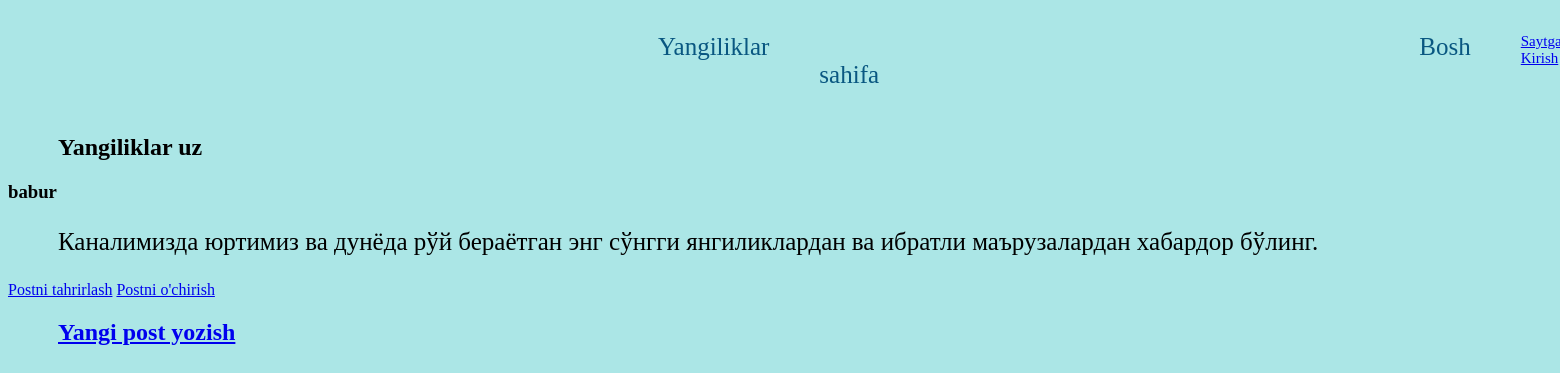
Page /home/post/2/ on the committed database.
### blog/models.py (models this page shows, shortened)
class Post(models.Model):
    title=models.CharField(max_length=150)
    author=models.ForeignKey(
        'auth.user',
        on_delete=models.CASCADE
    )
    body=models.TextField()

### blog/views.py (the view)
# urls.py: path('post/<int:pk>/',DetailPageViews.as_view(),name='post_detail'),
class DetailPageViews(DetailView):
    model=Post
    template_name='post_detail.html'

### templates/post_detail.html
{% extends 'base.html' %}
{% block content %}
<div class="post-entry">
    <h2>{{ post.title }}</h2>
    <h3>{{ post.author }}</h3>
    <p>{{ post.body }}</p>
<a href="{% url 'post_edit' post.pk %}">Postni tahrirlash</a>
<a href="{% url 'post_delete' post.pk %}">Postni o'chirish</a>
{% endblock content %}

### static/css/base.css (style rules this page uses)
* { background-color: rgb(171, 230, 230); }
p { margin-left: 50px; font-size: 25; font-family: italic; }
h2 { margin-left: 50px; font-family: serif; }

### rows in the picture
Post: title "Yangiliklar uz", author "babur", body "Каналимизда юртимиз ва дунёда рўй бераётган энг сўнгги янгиликлардан ва ибратли маърузалардан хабардор бўлинг."
